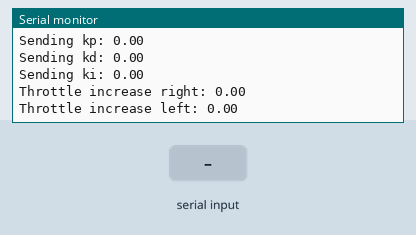
This sketch was run on a simulated Arduino Uno, built with avr-gcc and run on an emulated ATmega328P. On the bench: the last lines printed to the serial monitor. The inputs (shaded band) are chosen by the test bench. No radio packets arrive unless stated.

Above: at 1.2 s.
1.3 s: "90,45,200\n" received over Serial
2.9 s: byte 99 (99) received over Serial
At 4.2 s:
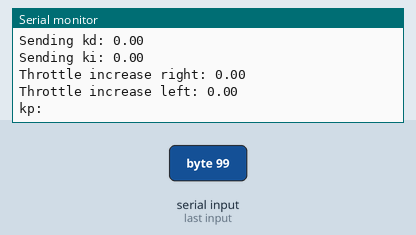
4.5 s: byte 67 (67) received over Serial
At 6.3 s:
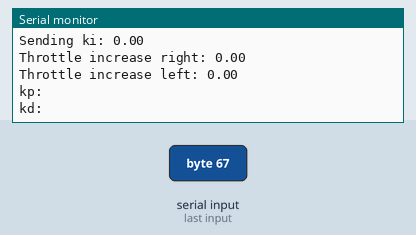
7.0 s: "30,150,10\n" received over Serial
At 7.6 s:
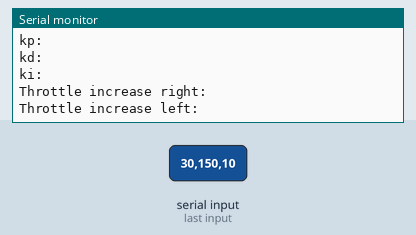

Measured:
- after the input at 2.9 s, the serial monitor: prints a new line after 0.17 s (image 1)
- after the input at 4.5 s, the serial monitor: prints a new line after 1.0 s (image 2)
- after the input at 7.0 s, the serial monitor: prints a new line at once (image 3)

The sketch:

TRANSMIT.ino
```cpp
 #include <nRF24L01.h>
#include <printf.h>
#include <RF24.h>
#include <RF24_config.h>


#include <SPI.h>

const uint64_t my_radio_pipe = 0xE8E8F0F0E1LL; //Remember that this code should be the same for the receiver

RF24 radio(7, 8);

struct Data_to_be_sent {
  float Array[5];
};

Data_to_be_sent sent_data;


void setup()
{
Serial.begin(9600);
radio.begin();
radio.setAutoAck(false);
radio.setDataRate(RF24_250KBPS);
radio.openWritingPipe(my_radio_pipe);
}

void loop()
{

   if(Serial.available()>0)
   {
    //sent_data.Array[1] = Serial.parseFloat();
    if(Serial.read()==99 || Serial.read()==67)
    {
      Serial.println("kp: ");
      while(Serial.available()==0){radio.write(&sent_data, sizeof(Data_to_be_sent));}
      sent_data.Array[0] = Serial.parseFloat();

      Serial.println("kd: ");
      while(Serial.available()==0){radio.write(&sent_data, sizeof(Data_to_be_sent));}
      sent_data.Array[1] = Serial.parseFloat();

      Serial.println("ki: ");
      while(Serial.available()==0){radio.write(&sent_data, sizeof(Data_to_be_sent));}
      sent_data.Array[2] = Serial.parseFloat();

     Serial.println("Throttle increase right: ");
      while(Serial.available()==0){radio.write(&sent_data, sizeof(Data_to_be_sent));}
      sent_data.Array[3] = Serial.parseFloat();

      Serial.println("Throttle increase left: ");
      while(Serial.available()==0){radio.write(&sent_data, sizeof(Data_to_be_sent));}
      sent_data.Array[4] = Serial.parseFloat();

      radio.write(&sent_data, sizeof(Data_to_be_sent));

   }

   else
   {
    Serial.println("Invalid command! Please enter again");
   }
   }


   else
   {
    radio.write(&sent_data, sizeof(Data_to_be_sent));
    for(int i = 0; i<3; i++)
    {
      if(i == 0)
      {
    Serial.print("Sending kp: ");
    Serial.println(sent_data.Array[i]);
      }

      else if(i == 1)
      {
    Serial.print("Sending kd: ");
    Serial.println(sent_data.Array[i]);
      }

      else
      {
    Serial.print("Sending ki: ");
    Serial.println(sent_data.Array[i]);
      }

    }

    for(int j = 3; j<5; j++)
    {
    if(j == 3)
    {
    Serial.print("Throttle increase right: ");
    Serial.println(sent_data.Array[j]);
    //delay(500);
    }

    else
    {
    Serial.print("Throttle increase left: ");
    Serial.println(sent_data.Array[j]);
    }
    }

    }

}


  /*  sent_data.ch1=new_data;
    radio.write(&sent_data, sizeof(Data_to_be_sent));
    Serial.print("Sending: ");
    Serial.println(sent_data.ch1);

  */
```
